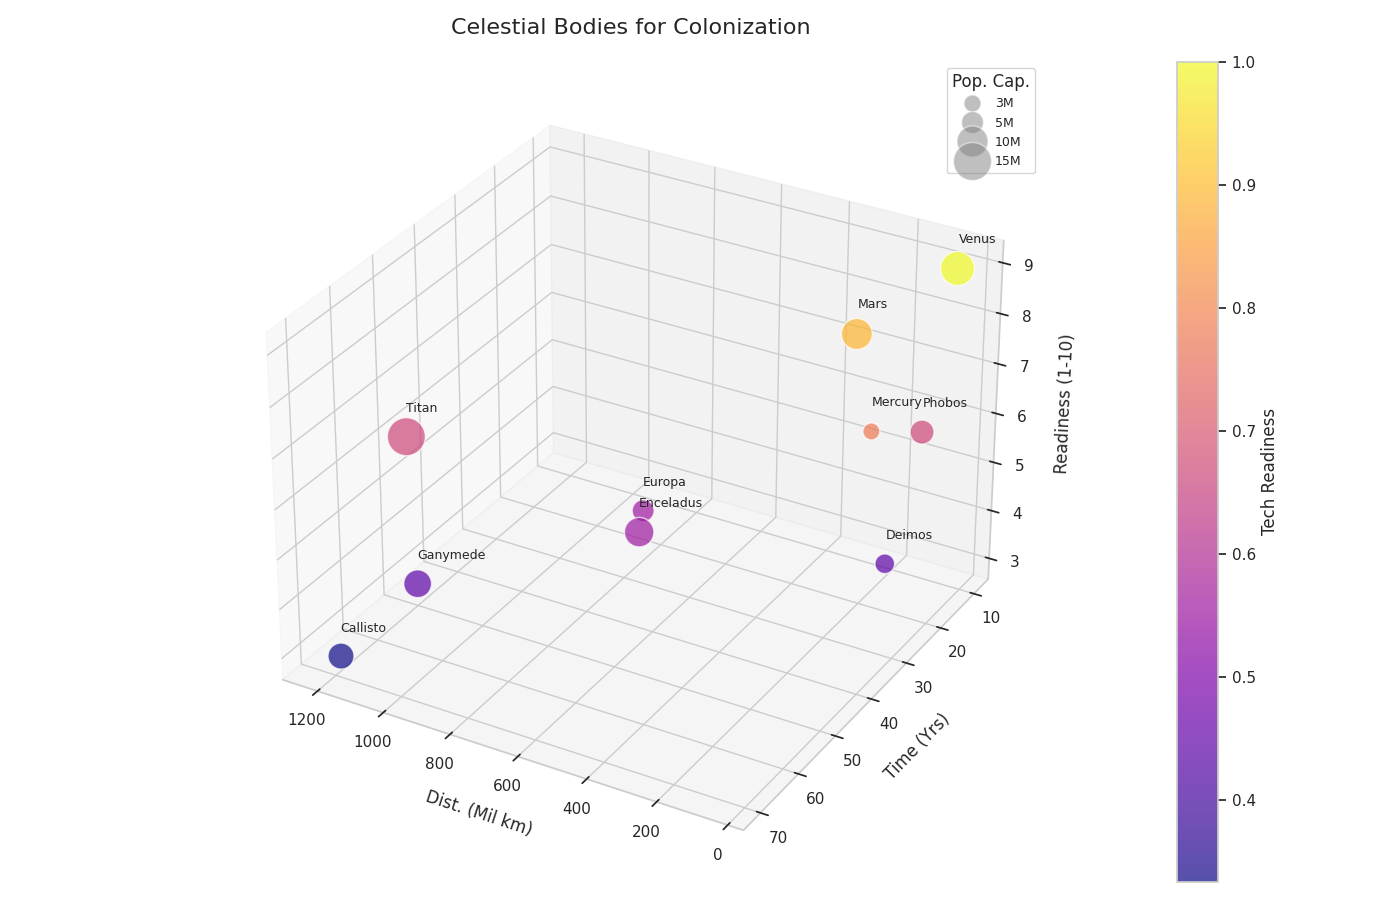

Python code for this plot:
import matplotlib.pyplot as plt
from mpl_toolkits.mplot3d import Axes3D
import numpy as np

bodies = ['Mars', 'Europa', 'Titan', 'Ganymede', 'Callisto', 'Mercury', 'Venus', 'Phobos', 'Deimos', 'Enceladus']
distances = np.array([225, 628, 1221, 1070, 1182, 77, 42, 78, 76, 583])
colonization_time = np.array([20, 40, 50, 60, 70, 30, 10, 15, 25, 45])
population_capacity = np.array([10, 5, 15, 8, 7, 3, 12, 6, 4, 9])
tech_readiness = np.array([8, 5, 6, 4, 3, 7, 9, 6, 4, 5])

colors = tech_readiness / tech_readiness.max()

fig = plt.figure(figsize=(14, 9))
ax = fig.add_subplot(111, projection='3d')

sc = ax.scatter(distances, colonization_time, tech_readiness,
                s=population_capacity * 50, c=colors, cmap='plasma', alpha=0.7, edgecolors='w')

ax.view_init(elev=30, azim=120)

ax.set_title('Celestial Bodies for Colonization', fontsize=16, pad=20)
ax.set_xlabel('Dist. (Mil km)', fontsize=12, labelpad=10)
ax.set_ylabel('Time (Yrs)', fontsize=12, labelpad=10)
ax.set_zlabel('Readiness (1-10)', fontsize=12, labelpad=10)

for i, body in enumerate(bodies):
    ax.text(distances[i], colonization_time[i], tech_readiness[i] + 0.5, body, fontsize=9)

cbar = plt.colorbar(sc, ax=ax, pad=0.1)
cbar.set_label('Tech Readiness', fontsize=12)

pop_sizes = [3, 5, 10, 15]
pop_labels = [plt.Line2D([0], [0], marker='o', color='w', label=f'{v}M',
                         markerfacecolor='gray', markersize=np.sqrt(v * 50), alpha=0.5)
              for v in pop_sizes]
ax.legend(title='Pop. Cap.', handles=pop_labels, loc='upper right', fontsize=9)

plt.tight_layout()
plt.show()
